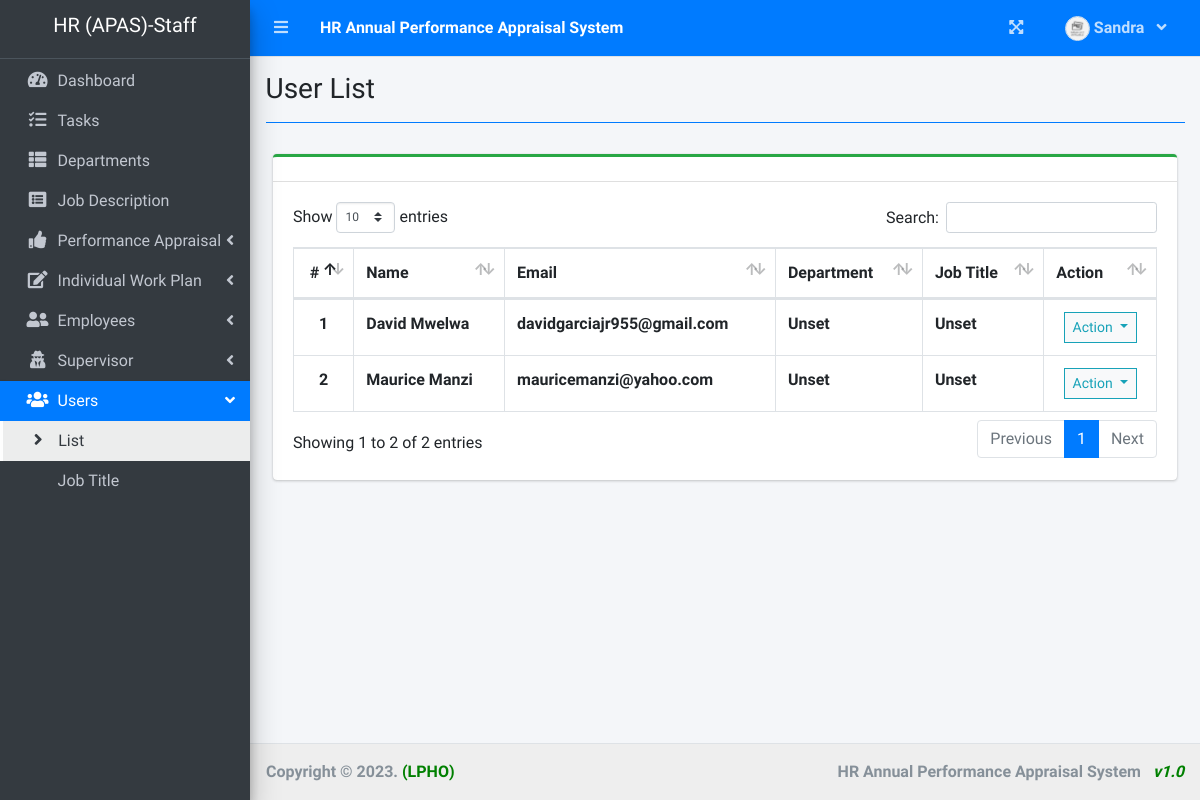
The app's page /index.php?page=user_list (signed in), older data.
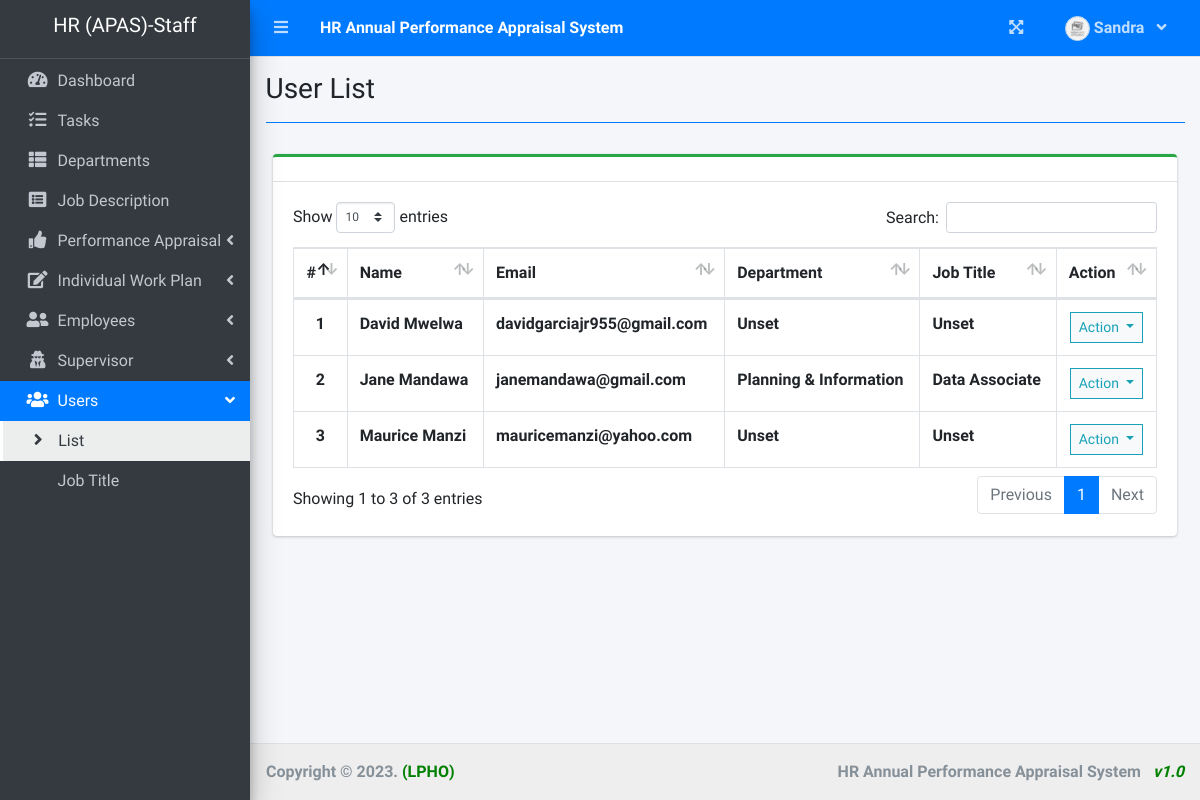
The same page, newer data.
### tables this page shows
CREATE TABLE `users` (
  `id` int(30) NOT NULL,
  `firstname` varchar(200) NOT NULL,
  `middlename` varchar(200) NOT NULL,
  `lastname` varchar(200) NOT NULL,
  `email` varchar(200) NOT NULL,
  `password` text NOT NULL,
  `sex` varchar(20) NOT NULL,
  `DOB` date DEFAULT NULL,
  `station` varchar(50) NOT NULL,
  `sup_lv_id` int(10) NOT NULL,
  `department_id` int(30) NOT NULL,
  `j_title_id` int(30) NOT NULL,
  `supervisor_id` int(30) NOT NULL,
  `ministry` varchar(50) NOT NULL,
  `section` varchar(50) NOT NULL,
  `staff_no` text NOT NULL,
  `avatar` text DEFAULT NULL,
  `date_created` datetime NOT NULL DEFAULT current_timestamp()
);

### user_list.php (the view, shortened to what the changed rows need)
<?php include 'db_connect.php' ?>
<div class="col-lg-12">
	<div class="card card-outline card-success">
		<div class="card-header">
		</div>
		<div class="card-body">
			<table class="table tabe-hover table-bordered" id="list">
				<thead>
					<tr>
						<th class="text-center">#</th>
						<th>Name</th>
						<th>Email</th>
						<th>Department</th>
						<th>Job Title</th>
						<th>Action</th>
					</tr>
				</thead>
				<tbody>
					<?php
					$i = 1;
					$j_title = $conn->query("SELECT * FROM job_description ");
					$design_arr[0] = "Unset";
					while ($row = $j_title->fetch_assoc()) {
						$design_arr[$row['job_id']] = $row['j_title'];
					}
					$departments = $conn->query("SELECT * FROM department_list ");
					$dept_arr[0] = "Unset";
					while ($row = $departments->fetch_assoc()) {
						$dept_arr[$row['id']] = $row['department'];
					}
					$qry = $conn->query("SELECT *,concat(firstname,' ',lastname) as name FROM users order by concat(firstname,' ',lastname) asc");
					while ($row = $qry->fetch_assoc()) :
					?>
						<tr>
							<th class="text-center"><?php echo $i++ ?></th>
							<td><b><?php echo ucwords($row['name']) ?></b></td>
							<td><b><?php echo $row['email'] ?></b></td>
							<td><b><?php echo isset($dept_arr[$row['department_id']]) ? $dept_arr[$row['department_id']] : 'Unknow Department' ?></b></td>
							<td><b><?php echo isset($design_arr[$row['j_title_id']]) ? $design_arr[$row['j_title_id']] : 'Unknow Job Title' ?></b></td>
							<td class="text-center">
								<button type="button" class="btn btn-default btn-sm btn-flat border-info wave-effect text-info dropdown-toggle" data-toggle="dropdown" aria-expanded="true">
									Action
								</button>
							</td>
						</tr>
					<?php endwhile; ?>
				</tbody>
			</table>
		</div>
	</div>
</div>

### sidebar.php (shortened to what the changed rows need)
<aside class="main-sidebar sidebar-dark-primary elevation-4">
  <div class="dropdown">
    <a href="./" class="brand-link">
      <?php if ($_SESSION['login_type'] == 2) : ?>
        <h5 class="short-form" style="text-align: center"><?php echo $_SESSION['system']['short_form'] ?>-Admin</h5>
      <?php elseif ($_SESSION['login_type'] == 1) : ?>
        <h5 class="short-form" style="text-align: center"><?php echo $_SESSION['system']['short_form'] ?>-Supervisor</h5>
      <?php else : ?>
        <h5 class="short-form" style="text-align: center"><?php echo $_SESSION['system']['short_form'] ?>-Staff</h5>
      <?php endif; ?>
    </a>
  </div>
</aside>

Row changes from the older to the newer data that the page shows:
added users: name "Jane Mandawa", email "janemandawa@gmail.com", department "Planning & Information", j_title "Data Associate"
Text that changed along with them:
text written by a page script: "Show entries Search: Showing 1 to 2 of 2 entries Previous 1 Next" → "Show entries Search: Showing 1 to 3 of 3 entries Previous 1 Next"
